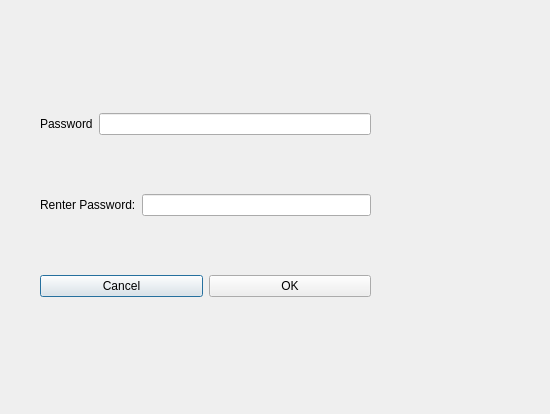
<?xml version="1.0" encoding="UTF-8"?>
<ui version="4.0">
 <class>ResetPassword</class>
 <widget class="QDialog" name="ResetPassword">
  <property name="geometry">
   <rect>
    <x>0</x>
    <y>0</y>
    <width>550</width>
    <height>414</height>
   </rect>
  </property>
  <property name="windowTitle">
   <string>Reset Password</string>
  </property>
  <property name="windowIcon">
   <iconset resource="img.qrc">
    <normaloff>:/img/img/passkey.png</normaloff>:/img/img/passkey.png</iconset>
  </property>
  <widget class="QWidget" name="layoutWidget">
   <property name="geometry">
    <rect>
     <x>40</x>
     <y>60</y>
     <width>331</width>
     <height>293</height>
    </rect>
   </property>
   <layout class="QVBoxLayout" name="verticalLayout">
    <item>
     <layout class="QHBoxLayout" name="newPasswordLayout">
      <item>
       <widget class="QLabel" name="newPassword">
        <property name="text">
         <string>Password</string>
        </property>
       </widget>
      </item>
      <item>
       <widget class="QLineEdit" name="newPasswordInput"/>
      </item>
     </layout>
    </item>
    <item>
     <layout class="QHBoxLayout" name="renterPasswordLayout">
      <item>
       <widget class="QLabel" name="renterPasswordLabel">
        <property name="text">
         <string>Renter Password:</string>
        </property>
       </widget>
      </item>
      <item>
       <widget class="QLineEdit" name="renterPasswordInput"/>
      </item>
     </layout>
    </item>
    <item>
     <layout class="QHBoxLayout" name="buttons">
      <item>
       <widget class="QPushButton" name="cancelButton">
        <property name="text">
         <string>Cancel</string>
        </property>
        <property name="icon">
         <iconset resource="img.qrc">
          <normaloff>:/img/img/wrong.png</normaloff>:/img/img/wrong.png</iconset>
        </property>
       </widget>
      </item>
      <item>
       <widget class="QPushButton" name="okButton">
        <property name="enabled">
         <bool>true</bool>
        </property>
        <property name="text">
         <string>OK</string>
        </property>
        <property name="icon">
         <iconset resource="img.qrc">
          <normaloff>:/img/img/correct.png</normaloff>:/img/img/correct.png</iconset>
        </property>
       </widget>
      </item>
     </layout>
    </item>
   </layout>
  </widget>
 </widget>
 <resources>
  <include location="img.qrc"/>
 </resources>
 <connections/>
</ui>
